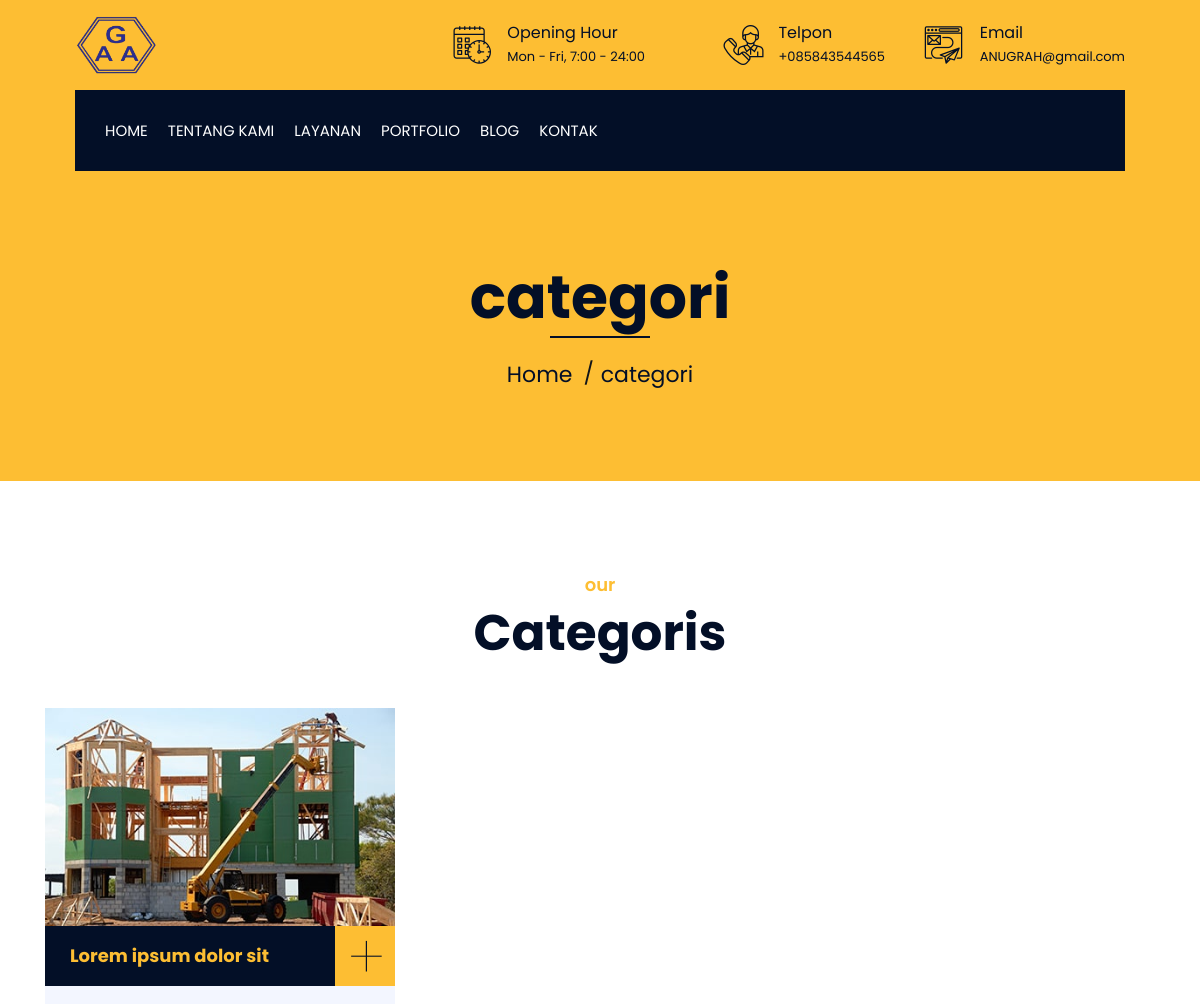
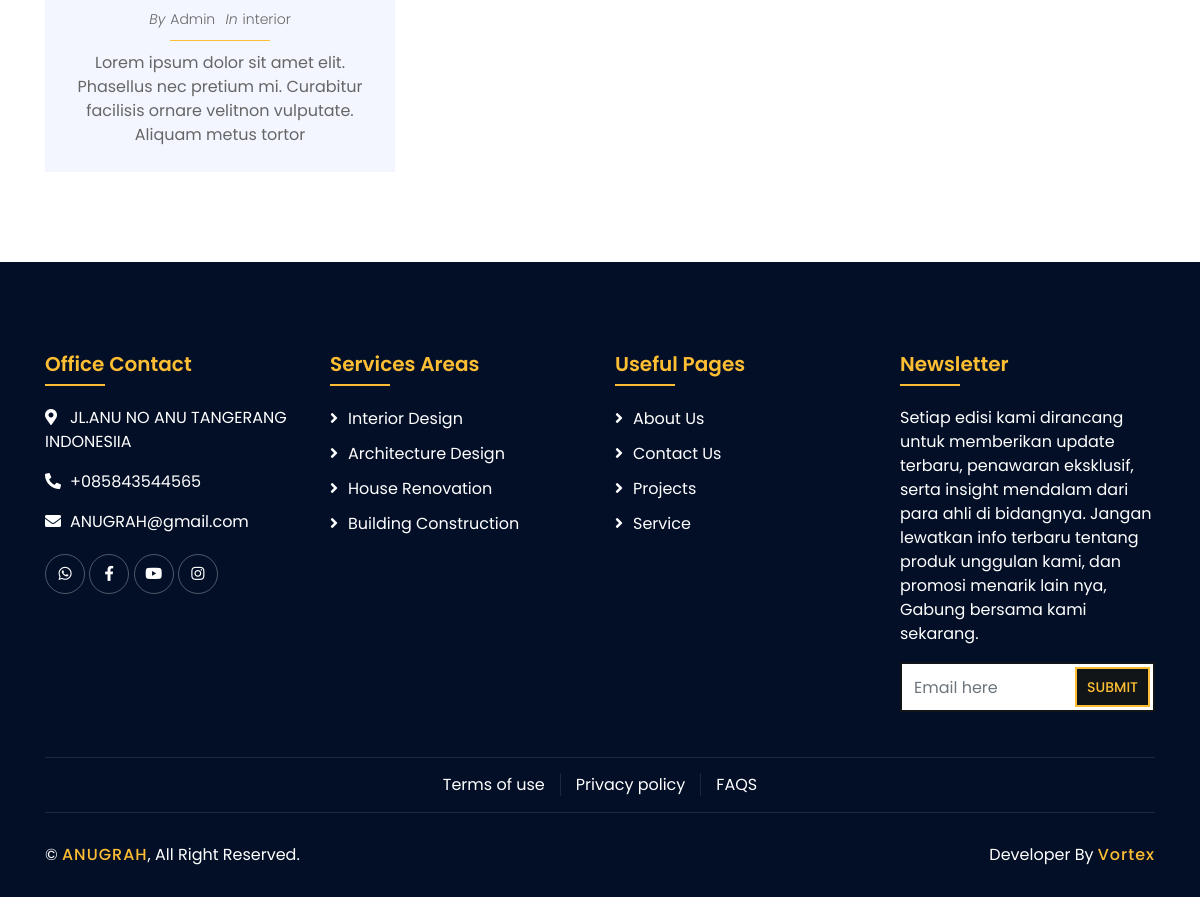
Screenshot of /categori/interior with the database file from the repository (2 pictures, top to bottom).
### tables this page shows
CREATE TABLE `set_app` (
  `id` int NOT NULL,
  `app_name` varchar(100) NOT NULL,
  `title` varchar(190) NOT NULL,
  `deskripsi` varchar(190) NOT NULL,
  `email` varchar(100) NOT NULL,
  `telpon` varchar(20) NOT NULL,
  `logo` varchar(100) NOT NULL,
  `addres` varchar(100) NOT NULL,
  `keyword` varchar(225) NOT NULL,
  `map` text NOT NULL,
  `favicon` varchar(160) NOT NULL
);

CREATE TABLE `tbl_blog` (
  `id` int NOT NULL,
  `title` varchar(190) NOT NULL,
  `body` longtext NOT NULL,
  `meta_deskripsi` varchar(190) NOT NULL,
  `category` varchar(50) NOT NULL,
  `slug` text NOT NULL,
  `private` int NOT NULL,
  `foto` text NOT NULL,
  `visitor` int NOT NULL,
  `keyword` varchar(190) NOT NULL
);

CREATE TABLE `tbl_service` (
  `id` int NOT NULL,
  `title` varchar(190) NOT NULL,
  `body` text NOT NULL,
  `images` text NOT NULL,
  `private` int NOT NULL,
  `slug` varchar(225) NOT NULL,
  `meta_deskripsi` varchar(190) NOT NULL,
  `keyword` varchar(225) NOT NULL
);

### application/controllers/Main.php (called while the page is built, shortened)
<?php
class Main extends CI_Controller
{
    public function __construct()
    {
        $this->load->model('Main_m', 'models');
    }
    function static()
    {
        $data['header'] = 'pages/public/builder/header';
        $data['nav'] = 'pages/public/builder/nav';
        $data['footer'] = 'pages/public/builder/footer';
        return $data;
    }
    public function categori($x)
    {
        $c = array(' ');
        $d = array('&', '/', '\\', ',', '.', '#', ':', ';', '\'', '"', '[', ']', '{', '}', ')', '(', '|', '`', '~', '!', '@', '%', '$', '^', '&', '*', '=', '?', '+', '–', '\n', '\r');
        $s = str_replace($d, '', htmlspecialchars($x, ENT_QUOTES));
        $slug = strtolower(str_replace($c, '-', $s));
        $blog_seo =  $this->models->fetc_where_data('tbl_meta_pages', 'pages', 'BLOG');;
        $data['body'] = 'pages/public/builder/component/categori';
        $data['static'] = $this->static();
        $data['seo_title'] = 'Categori | ' . $blog_seo['meta_title'];
        $data['seo_deskripsi'] = $blog_seo['meta_deskripsi'];
        $data['seo_keyword'] = '';
        $data['robots'] = 'all, index, follow';
        $data['ogImages'] = base_url('assets/public/img/') . app('logo');
        $data['ogAlt'] = 'all, index, follow';
        $data['breadcump_1'] = $this->uri->segment(1);
        $data['blog'] = $this->models->fetc_where_data_Where_limit('tbl_blog', 'category', $slug, 12);
        $this->load->view('main', $data);
    }
}

### index.php (called while the page is built, shortened)
<?php
require_once BASEPATH.'core/CodeIgniter.php';

### application/helpers/app_helper.php (called while the page is built, shortened)
<?php
function app($x)
{
    $ci = get_instance();
    $q = $ci->db->get_where('set_app', ['id' => 1])->row_array();
    if ($x == 'telpon') {
        $r = $q['telpon'];
    } elseif (($x == 'email')) {
        $r = $q['email'];
    } elseif (($x == 'app_name')) {
        $r = $q['app_name'];
    } elseif (($x == 'logo')) {
        $r = $q['logo'];
    } elseif (($x == 'addres')) {
        $r = $q['addres'];
    } elseif (($x == 'app_name')) {
        $r = $q['app_name'];
    } elseif (($x == 'deskripsi')) {
        $r = $q['deskripsi'];
    } elseif (($x == 'keyword')) {
        $r = $q['keyword'];
    } elseif (($x == 'title')) {
        $r = $q['title'];
    } elseif (($x == 'map')) {
        $r = $q['map'];
    } elseif (($x == 'favicon')) {
        $r = $q['favicon'];
    }
    return $r;
}
function media($x)
{
    $ci = get_instance();
    $q = $ci->db->get_where('set_media', ['media' => $x])->row_array();
    return $q['link'];
}
function get_db($table)
{
    $ci = get_instance();
    $ci->db->limit(6);
    $ci->db->order_by('id', 'DESC');
    $q = $ci->db->get($table)->result();
    return $q;
}

### application/models/Main_m.php (called while the page is built, shortened)
<?php defined('BASEPATH') or exit('No direct script access allowed');
class Main_m extends CI_Model
{
    public function fetc_where_data_Where_limit($table, $where, $field, $limit)
    {
        $this->db->where($where, $field);
        $this->db->limit($limit);
        $this->db->order_by('id', 'DESC');
        $query = $this->db->get($table)->result();
        return $query;
    }
}

### application/views/pages/public/builder/component/categori.php (the view, shortened to what this page needs)
<?php if ($this->uri->segment(1) == 'categori'): ?>
    <?php $this->load->view('pages/public/builder/component/breadcump') ?>
<?php endif ?>
<div class="blog">
    <div class="container">
        <div class="section-header text-center">
            <p>our</p>
            <h2>Categoris</h2>
        </div>
        <div class="row">
            <?php foreach ($blog as $r): ?>
                <div class="col-lg-4 col-md-6 wow fadeInUp" data-wow-delay="0.2s">
                    <div class="blog-item">
                        <div class="blog-img">
                            <img src="<?= htmlentities(base_url('assets/public/img/') . $r->foto, ENT_QUOTES) ?>"
                                alt="<?= htmlentities($r->title) ?>">
                        </div>
                        <div class="blog-title">
                            <h3><?= htmlentities($r->title) ?></h3>
                            <a class="btn" href="<?= htmlentities(base_url('blog/') . $r->slug, ENT_QUOTES) ?>">+</a>
                        </div>
                        <div class="blog-meta">
                            <p>By<a href="javascript:void()">Admin</a></p>
                            <p>In<a href=""><?= htmlentities($r->category) ?></a></p>
                        </div>
                        <div class="blog-text">
                            <p>
                                <?= htmlentities($r->meta_deskripsi) ?>
                            </p>
                        </div>
                    </div>
                </div>
            <?php endforeach ?>
        </div>
    </div>
</div>

### application/views/pages/public/builder/nav.php (shortened to what this page needs)
<div class="wrapper">
    <div class="top-bar">
        <div class="container-fluid">
            <div class="row align-items-center">
                <div class="col-lg-4 col-md-12">
                    <div class="logo">
                        <a href="index.html">
                            <img src="<?= htmlentities(base_url('assets/public/img/') . app('logo'), ENT_QUOTES) ?>"
                                alt="<?= htmlentities(app('app_name')) ?>">
                        </a>
                    </div>
                </div>
                <div class="col-lg-8 col-md-7 d-none d-lg-block">
                    <div class="row">
                        <div class="col-4">
                            <div class="top-bar-item">
                                <div class="top-bar-icon">
                                    <i class="flaticon-calendar"></i>
                                </div>
                                <div class="top-bar-text">
                                    <h3>Opening Hour</h3>
                                    <p>Mon - Fri, 7:00 - 24:00</p>
                                </div>
                            </div>
                        </div>
                        <div class="col-4">
                            <div class="top-bar-item">
                                <div class="top-bar-icon">
                                    <i class="flaticon-call"></i>
                                </div>
                                <div class="top-bar-text">
                                    <h3>Telpon</h3>
                                    <p>+<?= app('telpon') ?></p>
                                </div>
                            </div>
                        </div>
                        <div class="col-4">
                            <div class="top-bar-item">
                                <div class="top-bar-icon">
                                    <i class="flaticon-send-mail"></i>
                                </div>
                                <div class="top-bar-text">
                                    <h3>Email</h3>
                                    <p><?= app('email') ?></p>
                                </div>
                            </div>
                        </div>
                    </div>
                </div>
            </div>
        </div>
    </div>
    <div class="nav-bar">
        <div class="container-fluid">
            <nav class="navbar navbar-expand-lg bg-dark navbar-dark">
                <div class="collapse navbar-collapse justify-content-between" id="navbarCollapse">
                    <div class="navbar-nav mr-auto">
                        <a href="<?= base_url() ?>" class="nav-item nav-link <?php if ($this->uri->segment(1) == '') {
                                                                                    echo 'active';
                                                                                } ?>">Home</a>
                        <a href="<?= htmlentities(base_url('about'), ENT_QUOTES) ?>"
                            class="nav-item nav-link <?php if ($this->uri->segment(1) == 'about') {
                                                                                                                    echo 'active';
                                                                                                                } ?>">Tentang
                            Kami</a>
                        <a href="<?= htmlentities(base_url('service'), ENT_QUOTES) ?>"
                            class="nav-item nav-link <?php if ($this->uri->segment(1) == 'service') {
                                                                                                                    echo 'active';
                                                                                                                } ?>">Layanan</a>
                        <a href="<?= htmlentities(base_url('portfolio'), ENT_QUOTES) ?>"
                            class="nav-item nav-link <?php if ($this->uri->segment(1) == 'portfolio') {
                                                                                                                        echo 'active';
                                                                                                                    } ?>">Portfolio</a>
                        <a href="<?= htmlentities(base_url('blog'), ENT_QUOTES) ?>" class="nav-item nav-link <?php if ($this->uri->segment(1) == 'blog') {
                                                            echo 'active';
                                                        } ?>">Blog</a>
                        <a href="<?= htmlentities(base_url('contact'), ENT_QUOTES) ?>"
                            class="nav-item nav-link">Kontak</a>
                    </div>
                </div>
            </nav>
        </div>
    </div>

### application/views/pages/public/builder/footer.php (shortened to what this page needs)
<link rel="stylesheet" type="text/css"
    href="https://cdnjs.cloudflare.com/ajax/libs/toastr.js/latest/css/toastr.min.css">
<div class="footer wow fadeIn" data-wow-delay="0.3s">
    <div class="container">
        <div class="row">
            <div class="col-md-6 col-lg-3">
                <div class="footer-contact">
                    <h2>Office Contact</h2>
                    <p><i class="fa fa-map-marker-alt"></i><?= htmlentities(app('addres')) ?></p>
                    <p><i class="fa fa-phone-alt"></i>+<?= htmlentities(app('telpon'))  ?></p>
                    <p><i class="fa fa-envelope"></i><?= htmlentities(app('email'))  ?></p>
                    <div class="footer-social">
                        <a href="<?= htmlentities(media('WHATSAPP'), ENT_QUOTES)  ?>"><i
                                class="fab fa-whatsapp"></i></a>
                        <a href="<?= htmlentities(media('FACEBOOK'), ENT_QUOTES)  ?>"><i
                                class="fab fa-facebook-f"></i></a>
                        <a href="<?= htmlentities(media('YOUTUBE'), ENT_QUOTES)  ?>"><i
                                class="fab fa-youtube"></i></a>
                        <a href="<?= htmlentities(media('INSTAGRAM'), ENT_QUOTES)  ?>"><i
                                class="fab fa-instagram"></i></a>
                    </div>
                </div>
            </div>
            <div class="col-md-6 col-lg-3">
                <div class="footer-link">
                    <h2>Services Areas</h2>
                    <?php foreach (get_db('tbl_service') as $service): ?>
                        <a
                            href="<?= htmlentities(base_url('service/') . $service->slug, ENT_QUOTES)  ?>"><?= htmlentities($service->title) ?></a>
                    <?php endforeach ?>
                </div>
            </div>
            <div class="col-md-6 col-lg-3">
                <div class="footer-link">
                    <h2>Useful Pages</h2>
                    <a href="<?= htmlentities(base_url('about'), ENT_QUOTES) ?>">About Us</a>
                    <a href="<?= htmlentities(base_url('contact'), ENT_QUOTES)  ?>">Contact Us</a>
                    <a href="<?= htmlentities(base_url('portfolio'), ENT_QUOTES)  ?>">Projects</a>
                    <a href="<?= htmlentities(base_url('service'), ENT_QUOTES)  ?>">Service</a>
                </div>
            </div>
            <div class="col-md-6 col-lg-3">
                <div class="newsletter">
                    <h2>Newsletter</h2>
                    <p>
                        Setiap edisi kami dirancang untuk memberikan update terbaru, penawaran eksklusif, serta
                        insight mendalam dari para ahli di bidangnya. Jangan lewatkan info terbaru tentang produk
                        unggulan kami, dan promosi menarik lain nya, Gabung bersama kami sekarang.
                    </p>
                    <div class="form">
                        <form id="formNewslater">
                            <input class="form-control" type="email" name="email" placeholder="Email here">
                            <button class="btn" id="sendNewslater">Submit</button>
                        </form>
                    </div>
                </div>
            </div>
        </div>
    </div>
    <div class="container footer-menu">
        <div class="f-menu">
            <a href="<?= htmlentities(base_url('terms'), ENT_QUOTES)  ?>">Terms of use</a>
            <a href="<?= htmlentities(base_url('privacy'), ENT_QUOTES)  ?>">Privacy policy</a>
            <a href="<?= htmlentities(base_url('faqs'), ENT_QUOTES) ?>">FAQS</a>
        </div>
    </div>
    <div class="container copyright">
        <div class="row">
            <div class="col-md-6">
                <p>&copy; <a href="javascript:void()"><?= app('app_name') ?></a>, All Right Reserved.</p>
            </div>
            <div class="col-md-6">
                <p>Developer By <a href="https://vortex.com">Vortex</a></p>
            </div>
        </div>
    </div>
</div>
</div>

### rows the page displays
set_app: logo (picture), telpon "085843544565", email "ANUGRAH@gmail.com", addres "JL.ANU NO ANU TANGERANG INDONESIIA", app_name "ANUGRAH"
tbl_blog: foto (picture), title "Lorem ipsum dolor sit", category "interior", meta_deskripsi "Lorem ipsum dolor sit amet elit. Phasellus nec pretium mi. Curabitur facilisis ornare velitnon vulputate. Aliquam metus tortor"
tbl_service: title "Interior Design"
tbl_service: title "Architecture Design"
tbl_service: title "House Renovation"
tbl_service: title "Building Construction"

### other values shown
$breadcump_1 "categori"
